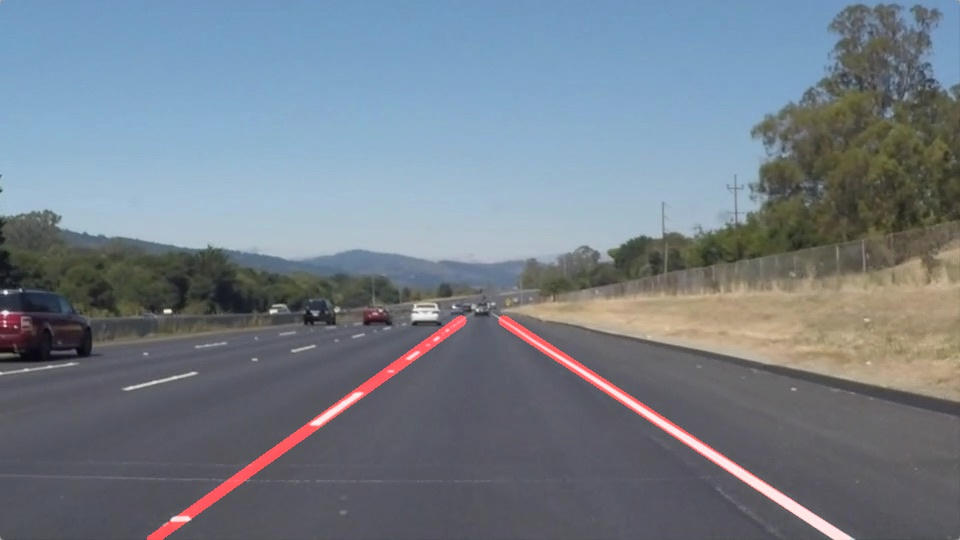
#> input picture image_prosessing/second assingment/road_lane_line_detection-master/laneLines_thirdPass.jpg, 960 x 540 px
$ python -i lane_lines.py   (imports and definitions only)
#> lines starting #> are read from the running program, lines starting #| are printed output that depends on the picture; after the words box and inside, x2 and y2 are one past the last pixel; in counts of white or black regions, pixels touching at a corner belong together
#> further down, picture is the input picture: shape (540, 960, 3); mean B, G, R 136.5, 126, 116.1
'''
blah
'''
import matplotlib.pyplot as plt
import matplotlib.image as mpimg
import numpy as np
import cv2
from moviepy.editor import VideoFileClip
import math
import os

# Global parameters

# Gaussian smoothing
kernel_size = 150

# Canny Edge Detector
low_threshold = 15
high_threshold = 200

# Region-of-interest vertices
# We want a trapezoid shape, with bottom edge at the bottom of the image
trap_bottom_width = 0.85  # width of bottom edge of trapezoid, expressed as percentage of image width
trap_top_width = 0.7  # ditto for top edge of trapezoid
trap_height = 1  # height of the trapezoid expressed as percentage of image height

# Hough Transform
rho = 2 # distance resolution in pixels of the Hough grid
theta = 1 * np.pi/180 # angular resolution in radians of the Hough grid
threshold = 15	 # minimum number of votes (intersections in Hough grid cell)
min_line_length = 10 #minimum number of pixels making up a line
max_line_gap = 20	# maximum gap in pixels between connectable line segments


# Helper functions
def grayscale(img):
	"""Applies the Grayscale transform
	This will return an image with only one color channel
	but NOTE: to see the returned image as grayscale
	you should call plt.imshow(gray, cmap='gray')"""
	return cv2.cvtColor(img, cv2.COLOR_BGR2GRAY)

def canny(img, low_threshold, high_threshold):
	"""Applies the Canny transform"""
	return cv2.Canny(img, low_threshold, high_threshold)

def gaussian_blur(img, kernel_size):
	"""Applies a Gaussian Noise kernel"""
	return cv2.GaussianBlur(img, (kernel_size, kernel_size), 0)

# [172 lines left out: functions region_of_interest, draw_lines, hough_lines, weighted_img, not called in this run]

def filter_colors(image):
	"""
	Filter the image to include only yellow and white pixels
	"""
	# Filter white pixels
	white_threshold = 200 #130
	lower_white = np.array([white_threshold, white_threshold, white_threshold])
	upper_white = np.array([255, 255, 255])
	white_mask = cv2.inRange(image, lower_white, upper_white)
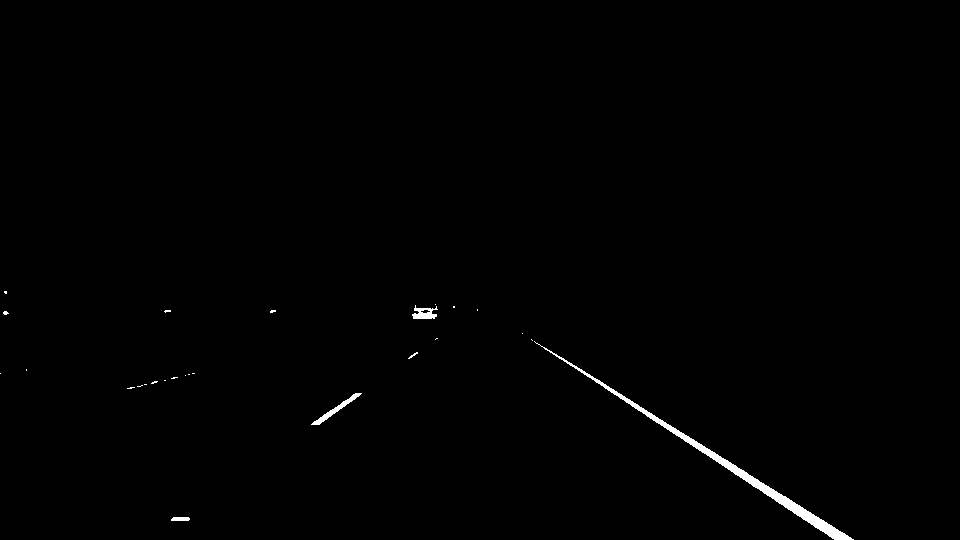
#> white_mask: shape (540, 960); 0.56% white; 26 white regions (21 under 20 px), largest, box (x1, y1, x2, y2) and area: (534, 341, 854, 540) 2207, (311, 393, 362, 425) 269, (412, 305, 438, 319) 211, (171, 517, 190, 521) 71, (408, 352, 418, 359) 21
	white_image = cv2.bitwise_and(image, image, mask=white_mask)

	# Filter yellow pixels
	hsv = cv2.cvtColor(image, cv2.COLOR_BGR2HSV)
#> hsv: shape (540, 960, 3); mean H, S, V 95.3, 53.9, 143.6
	lower_yellow = np.array([90,100,100])
	upper_yellow = np.array([110,255,255])
	yellow_mask = cv2.inRange(hsv, lower_yellow, upper_yellow)
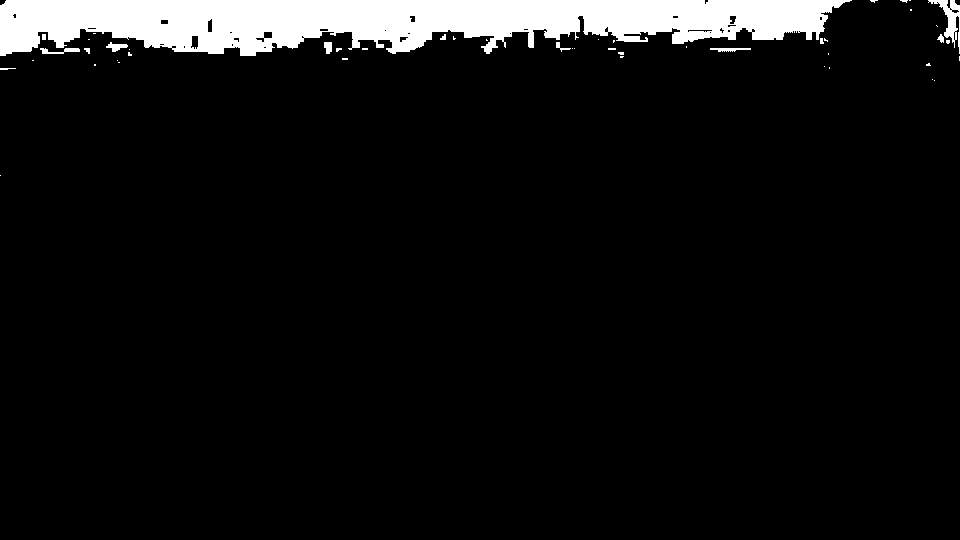
#> yellow_mask: shape (540, 960); 6.7% white; 49 white regions (36 under 20 px), largest, box (x1, y1, x2, y2) and area: (0, 0, 852, 56) 33206, (928, 0, 960, 54) 544, (40, 48, 80, 54) 131
	yellow_image = cv2.bitwise_and(image, image, mask=yellow_mask)
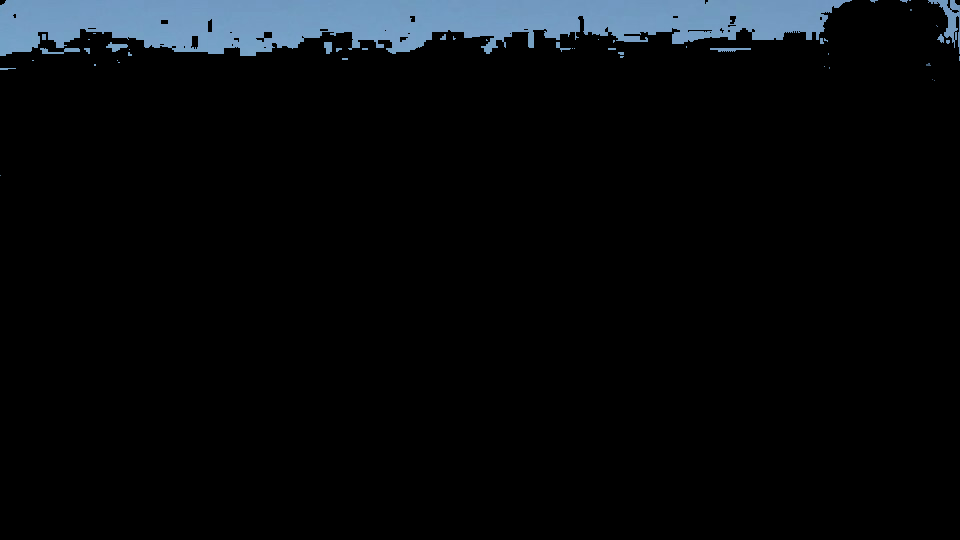
#> yellow_image: shape (540, 960, 3); mean B, G, R 13, 10.4, 7.7

	# Combine the two above images
	image2 = cv2.addWeighted(white_image, 1., yellow_image, 1., 0.)

	return image2

def annotate_image_array(image_in):
	""" Given an image Numpy array, return the annotated image as a Numpy array """
	# Only keep white and yellow pixels in the image, all other pixels become black
	image = filter_colors(image_in)

	# Read in and grayscale the image
	gray = grayscale(image)
#> in grayscale, `return cv2.cvtColor(img, cv2.COLOR_BGR2GRAY)`:
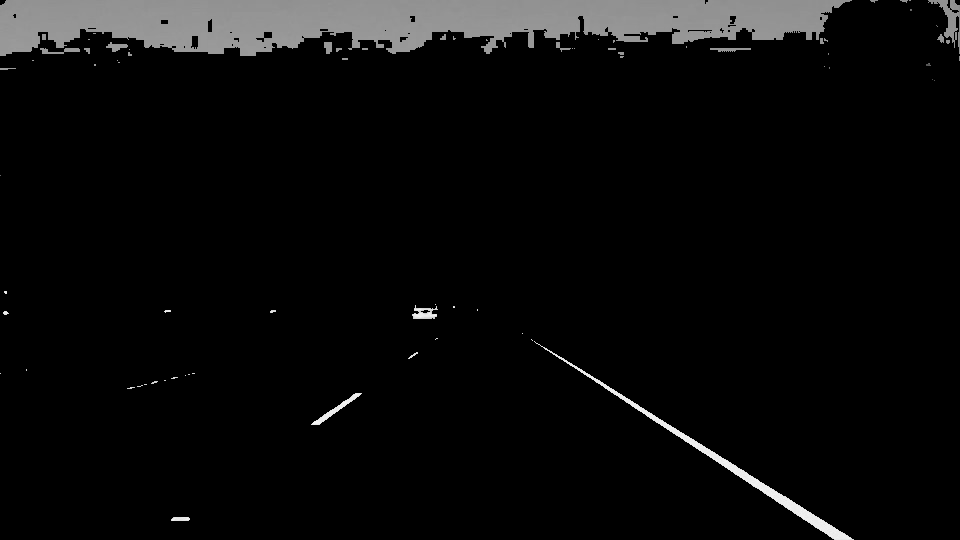
#> returned value: shape (540, 960); min 0, max 246, mean 11.2

	# Apply Gaussian smoothing
	blur_gray = gaussian_blur(gray, kernel_size)

	# Apply Canny Edge Detector
	edges = canny(blur_gray, low_threshold, high_threshold)

	# Create masked edges using trapezoid-shaped region-of-interest
	imshape = image.shape
	vertices = np.array([[\
		((imshape[1] * (1 - trap_bottom_width)) // 2, imshape[0]),\
		((imshape[1] * (1 - trap_top_width)) // 2, imshape[0] - imshape[0] * trap_height),\
		(imshape[1] - (imshape[1] * (1 - trap_top_width)) // 2, imshape[0] - imshape[0] * trap_height),\
		(imshape[1] - (imshape[1] * (1 - trap_bottom_width)) // 2, imshape[0])]]\
		, dtype=np.int32)
	masked_edges = region_of_interest(edges, vertices)

	# Run Hough on edge detected image
	line_image = hough_lines(masked_edges, rho, theta, threshold, min_line_length, max_line_gap)

	# Draw lane lines on the original image
	initial_image = image_in.astype('uint8')
	annotated_image = weighted_img(line_image, initial_image)

	return annotated_image

# [10 lines left out: functions annotate_image, annotate_video, not called in this run]

# End helper functions


# Main script
# [24 lines not run here, left out]

>>> import cv2
>>> picture = cv2.imread('laneLines_thirdPass.jpg')
#> (the run stopped early here; a loop or call above may not have finished)
